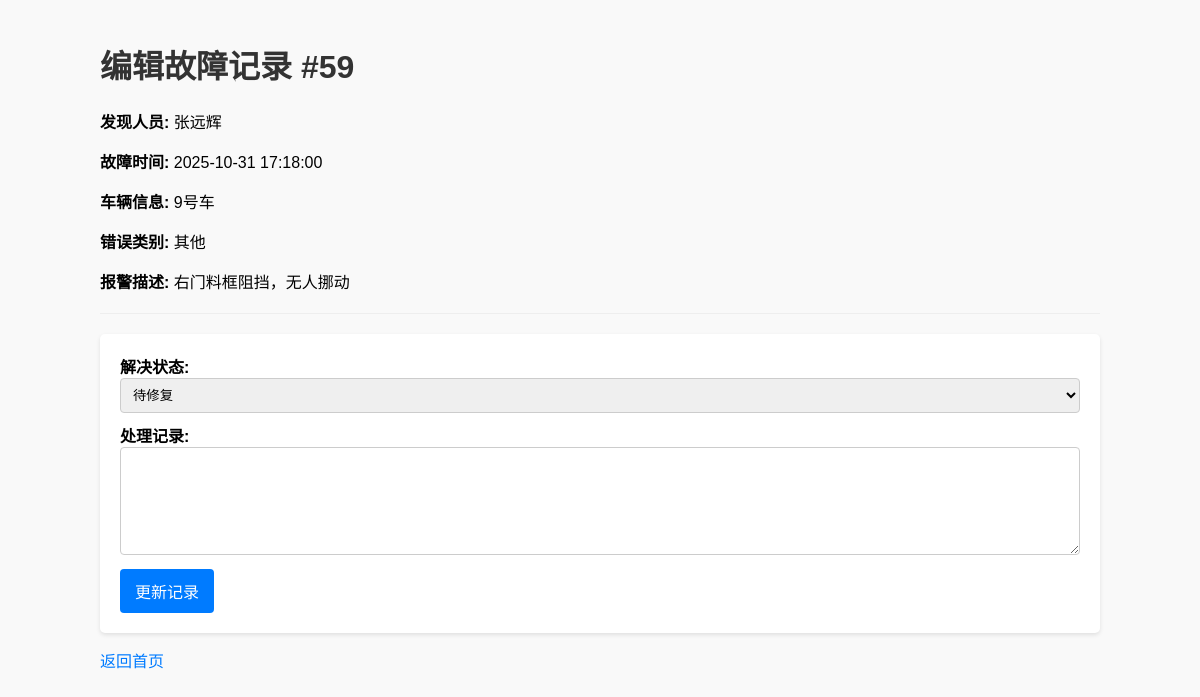
/edit/59, run on the app's committed database.
### tables this page shows
CREATE TABLE faults (
    id INTEGER PRIMARY KEY AUTOINCREMENT,                 -- 唯一ID，主键，自增
    reporter_name TEXT NOT NULL,                          -- 发现人员
    fault_time TIMESTAMP NOT NULL,                        -- 故障发生时间
    vehicle_id TEXT NOT NULL,                             -- 车辆编号
    category TEXT NOT NULL,                               -- 错误类别
    status TEXT NOT NULL DEFAULT '待修复',                  -- 解决状态 (待修复, 处理中, 已修复)
    description TEXT NOT NULL,                            -- 故障详细描述
    solution TEXT,                                        -- 解决办法 (初步)
    resolution_log TEXT,                                  -- 处理记录
    responsible_person TEXT NOT NULL,                     -- 责任人
    created_at TIMESTAMP DEFAULT CURRENT_TIMESTAMP        -- 记录创建时间
);

### app.py (the view, shortened to what this page needs)
@app.route('/edit/<int:fault_id>', methods=['GET', 'POST'])
@limiter.limit("10 per minute")
def edit_fault(fault_id):
    db = get_db()
    fault = db.execute('SELECT * FROM faults WHERE id = ?', (fault_id,)).fetchone()
    if fault is None: return "Fault not found", 404
    return render_template('edit.html', fault=fault, statuses=FAULT_STATUSES)

### app.py (called while the page is built)
def get_db():
    db = getattr(g, '_database', None)
    if db is None:
        db = g._database = sqlite3.connect(DATABASE)
        db.row_factory = sqlite3.Row
    return db

@app.teardown_appcontext
def close_connection(exception):
    db = getattr(g, '_database', None)
    if db is not None:
        db.close()

### templates/edit.html (shortened to what this page needs)
<!DOCTYPE html>
<html lang="zh-CN">
<head>
    <link rel="stylesheet" href="{{ url_for('static', filename='style.css') }}">
</head>
<body>
    <h1>编辑故障记录 #{{ fault.id }}</h1>
    <div class="readonly-info">
        <p><strong>发现人员:</strong> {{ fault.reporter_name }}</p>
        <p><strong>故障时间:</strong> {{ fault.fault_time }}</p>
        <p><strong>车辆信息:</strong> {{ fault.vehicle_id }}</p>
        <p><strong>错误类别:</strong> {{ fault.category }}</p>
        <p><strong>报警描述:</strong> {{ fault.description }}</p>
    </div>
    <hr>
    <form method="post">
        <label>解决状态:
            <select name="status">
                {% for s in statuses %}
                <option value="{{ s }}" {% if s == fault.status %}selected{% endif %}>{{ s }}</option>
                {% endfor %}
            </select>
        </label>
        <label>处理记录:
            <textarea name="resolution_log" rows="6">{{ fault.resolution_log or '' }}</textarea>
        </label>
        <button type="submit">更新记录</button>
    </form>
    <div class="nav-links">
        <a href="{{ url_for('index') }}">返回首页</a>
    </div>
</body>
</html>

### static/style.css (style rules this page uses)
body { font-family: sans-serif; max-width: 1000px; margin: 0 auto; padding: 20px; background-color: #f9f9f9; }
h1, h2 { color: #333; }
a { color: #007bff; text-decoration: none; }
hr { border: none; border-top: 1px solid #eee; margin: 20px 0; }
.nav-links { margin: 15px 0; }
form { background: #fff; padding: 20px; border-radius: 5px; box-shadow: 0 2px 4px rgba(0,0,0,0.1); }
form label { display: block; margin-bottom: 10px; font-weight: bold; }
form input[type="text"], form input[type="datetime-local"], form input[type="date"], form select, form textarea { width: 100%; padding: 8px; box-sizing: border-box; border: 1px solid #ccc; border-radius: 4px; }
form button { background-color: #007bff; color: white; padding: 10px 15px; border: none; border-radius: 4px; cursor: pointer; font-size: 16px; }

### data on the page
faults: id "59", reporter_name "张远辉", fault_time "2025-10-31 17:18:00", vehicle_id "9号车", category "其他", description "右门料框阻挡，无人挪动", status "待修复"
